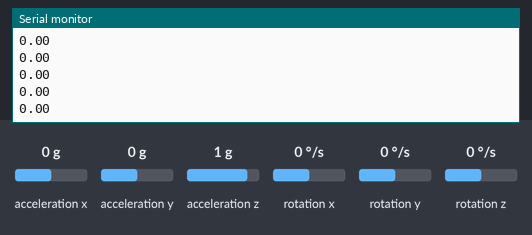
The sketch below on a simulated Arduino Uno, built with avr-gcc and run on an emulated ATmega328P. On the bench: the last lines printed to the serial monitor. The inputs (shaded band) are chosen by the test bench; at power-on: rotation z 0 °/s, acceleration x 0 g, acceleration y 0 g, acceleration z 1 g, rotation x 0 °/s, rotation y 0 °/s.

Above: at 5.2 s.
5.3 s: rotation z set to -192 °/s
At 5.33 s:
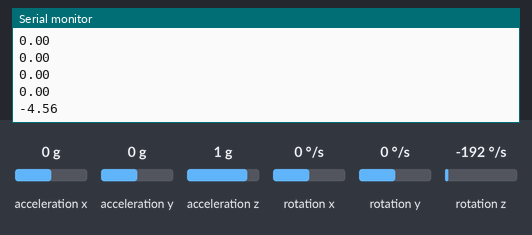
6.8 s: rotation z set to -100 °/s
At 6.85 s:
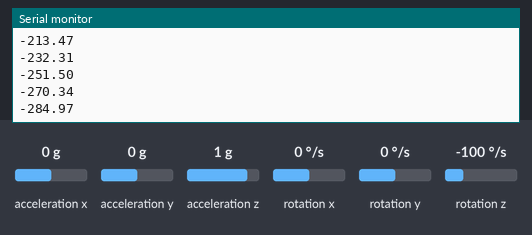
Timing chart, 0 to 9.8 s (numbered marks = the images above; inputs shaded):
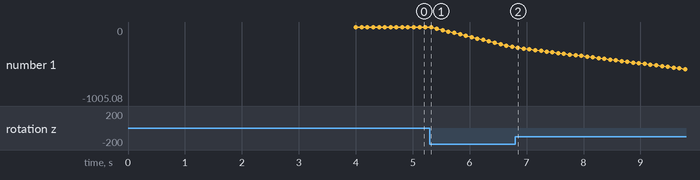

The sketch:

Flight_Computer.ino
```cpp
#include <Wire.h>    //Include wire library
#include <MPU6050_light.h>  //Include library for MPU communication

MPU6050 mpu(Wire);   //Create object mpu

unsigned long timer = 0;

void setup() {

  Serial.begin(9600);    //Start serial communication
  Wire.begin();
  mpu.begin();
  delay(1000);
  mpu.calcGyroOffsets();     //Calibrate gyroscope


}
void loop() {
  mpu.update();    //Get values from MPU
  if ((millis() - timer) > 100) { // print data every 100ms
    timer = millis();
    Serial.println(mpu.getAngleZ());     //Print Z angle value on LCD
    delay(10);
  }
}
```

Measured:
- after the input at 5.3 s, the serial monitor: prints a new line at once (image 1)
- plotted number 1: 0 → -270.34 after the input at 5.3 s
